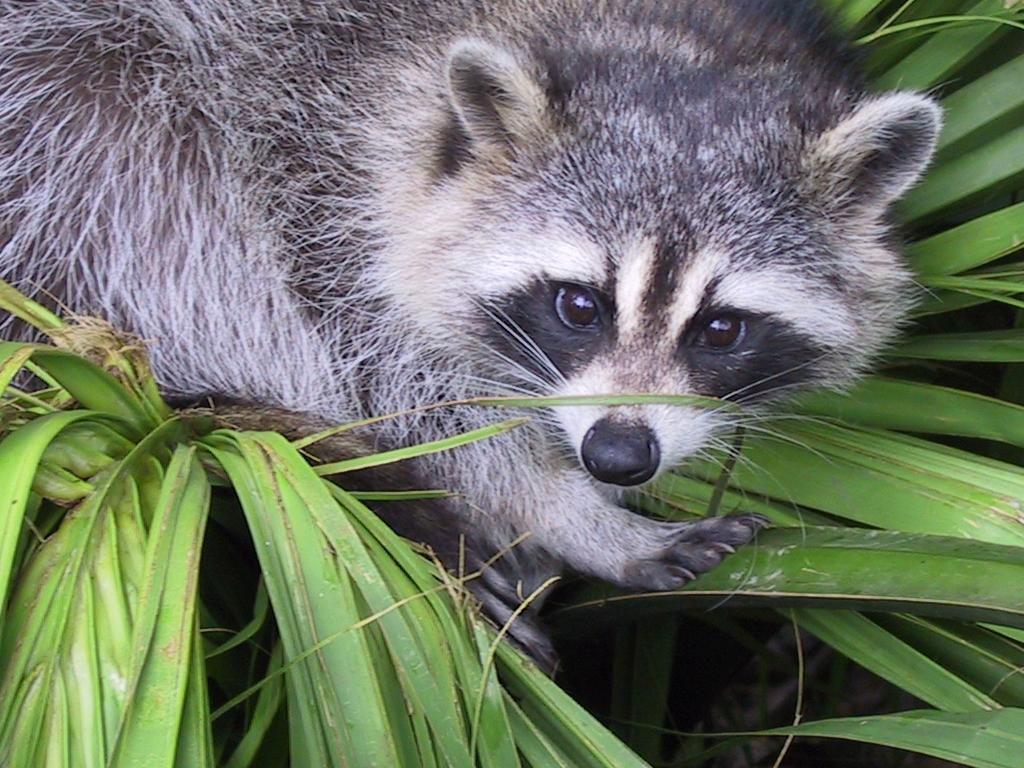
#> input picture Python_1_Array/ex04/animal.jpeg, 1024 x 768 px
$ python rotate.py
#> lines starting #> are read from the running program, lines starting #| are printed output that depends on the picture
### Python_1_Array/ex04/load_image.py
from PIL import Image
import numpy as np


def ft_load(path: str) -> np.array:
#> called with path = 'animal.jpeg'
    img = Image.open(path)
#> img is the input picture: PIL image 1024x768 RGB; mean R, G, B 110.7, 117.7, 102.1
    assert img is not None, "Image not found."
    assert img.format in ["JPEG", "JPG"], \
        "Unsupported image format: ${format}.".format(format=img.format)
    img_rgb = img.convert('RGB')
    assert img_rgb is not None, "Error converting image to RGB."
    pixel_data = np.array(img_rgb)
    # print("The loaded shape of image is: ", pixel_data.shape)
    # print("returning pixel data type : ", type(pixel_data))
    # print("DATA : ", pixel_data)
    image_ = Image.fromarray(pixel_data)
    # image_.show()
    return pixel_data

def zoom(image: np.array) -> np.array:
    zoomed = image[100:500, 410:810, 1]
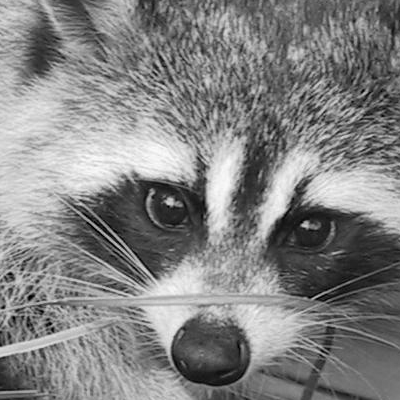
#> zoomed: shape (400, 400); min 0, max 252, mean 131
    assert zoomed is not None, "Error slicing image."
    # print("returning zoomed data type : ", type(zoomed))
    print("The shape of image is : ", zoomed.shape)
#| The shape of image is :  (400, 400)
    transformed_array = (zoomed.reshape(-1,1,1))
    print("\n", transformed_array)
#> (printed output is left out)
    zoomed_img = Image.fromarray(zoomed)
    # zoomed_img.show()
    return zoomed

### Python_1_Array/ex04/rotate.py
from PIL import Image
import numpy as np
from load_image import ft_load, zoom


def rotate(zoomed_image: np.array) -> None:
    # print("--------------\n")
    transpose_arr = np.zeros((zoomed_image.shape[1], zoomed_image.shape[0]))
#> transpose_arr: shape (400, 400) float64; every value is 0
    assert transpose_arr is not None, "Error creating empty array."
    for i in range(zoomed_image.shape[0]):
        for j in range(zoomed_image.shape[1]):
            transpose_arr[j, i] = zoomed_image[i, j]
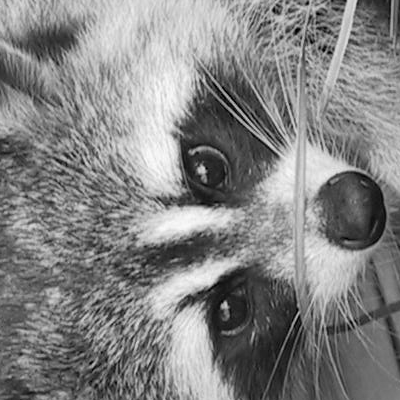
#> transpose_arr: shape (400, 400) float64; min 0, max 252, mean 131
    # print("transpose_arr : \n", transpose_arr)
    np__ = np.array(transpose_arr)
    zoomed_img = Image.fromarray(np__.astype(np.uint8))
    # zoomed_img.show()


if __name__ == "__main__":
    rotate(zoom(ft_load("animal.jpeg")))
